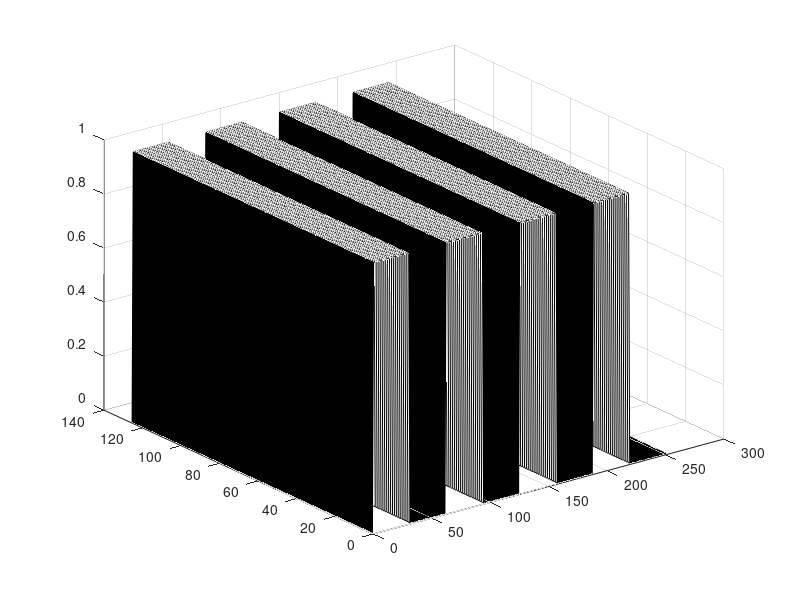

MATLAB code for this plot:

close all;
x = 0:0.1:8*pi;
y = sin(x);
y2 = double(y>0);

zz = repmat(y2,[round(length(y2)/2) 1]);

[xx,yy] = meshgrid(1:length(y2),1:length(y2));

figure; surf(zz)
%colormap([0 0 0])
colormap gray
axis on
%view()